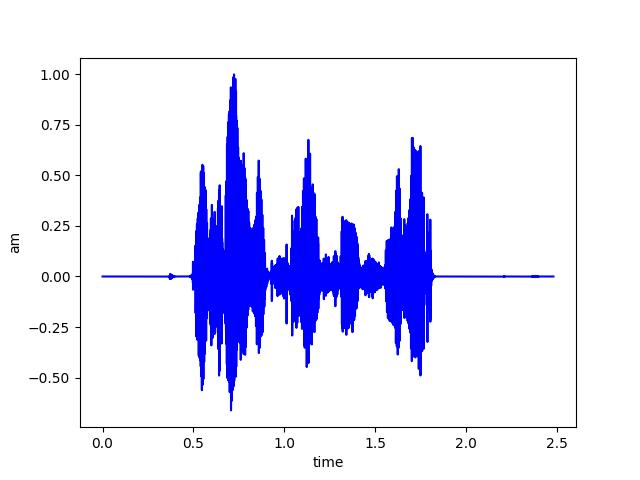
#> input picture DCT/flag.jpg, 640 x 480 px, found by its file name
$ python 'Arnold加密.py'
#> lines starting #> are read from the running program, lines starting #| are printed output that depends on the picture
import numpy as np
from PIL import Image
import matplotlib.pyplot as plt

def arnold_encode(image, shuffle_times, a, b):
    """ Arnold shuffle for rgb image
    Args:
        image: input original rgb image
        shuffle_times: how many times to shuffle
    Returns:
        Arnold encode image
    """
    # 1:创建新图像
    arnold_image = np.zeros(shape=image.shape)

    # 2：计算N
    h, w = image.shape[0], image.shape[1]
    N = h   # 或N=w

    # 3：遍历像素坐标变换
    for time in range(shuffle_times):
        for ori_x in range(h):
            for ori_y in range(w):
                # 按照公式坐标变换
                new_x = (1 * ori_x + b * ori_y) % N
                new_y = (a * ori_x + (a * b + 1) * ori_y) % N

                # 将新坐标限制在图像范围内
                new_x = int((new_x + h) % h)
                new_y = int((new_y + w) % w)

                arnold_image[new_x, new_y, :] = image[ori_x, ori_y, :]

    return arnold_image

# 指定JPG文件路径
# input_image_path = input("输入图片名：")
input_image_path = "input/flag.jpg"

# 加载图像
original_image = np.array(Image.open(input_image_path))
#> original_image is the input picture: shape (480, 640, 3); mean R, G, B 228.9, 229, 250.8

# 设置Arnold置换参数
shuffle_times = int(input("输入打乱次数："))
#> the answer given: 3
a = int(input("输入参数1："))
#> the answer given: 3
b = int(input("输入参数2："))
#> the answer given: 3

# 对图像进行Arnold置换
arnold_encoded_image = arnold_encode(original_image, shuffle_times, a, b)
#> after the loop in arnold_encode, `for time in range(shuffle_times):`:
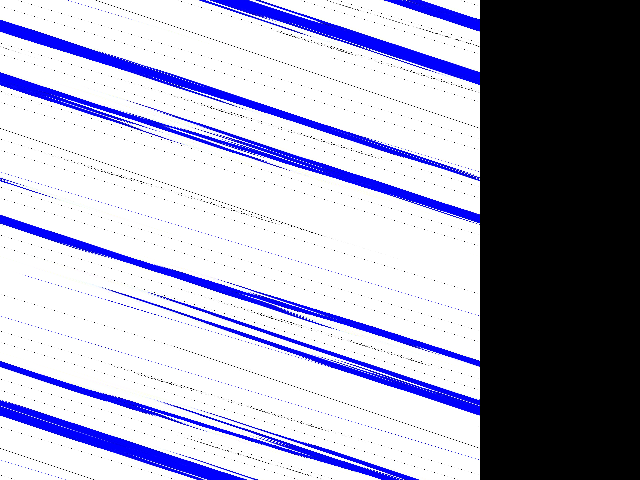
#> arnold_image: shape (480, 640, 3) float64; mean R, G, B 166.5, 166.5, 188.2

# 保存Arnold编码后的图像
# output_image_path = input("输入保存图片名：")
output_image_path = "output/Arn_flag.jpg"
Image.fromarray(arnold_encoded_image.astype(np.uint8)).save(output_image_path)

$ run again, with DCT/carrier.jpg copied over DCT/flag.jpg
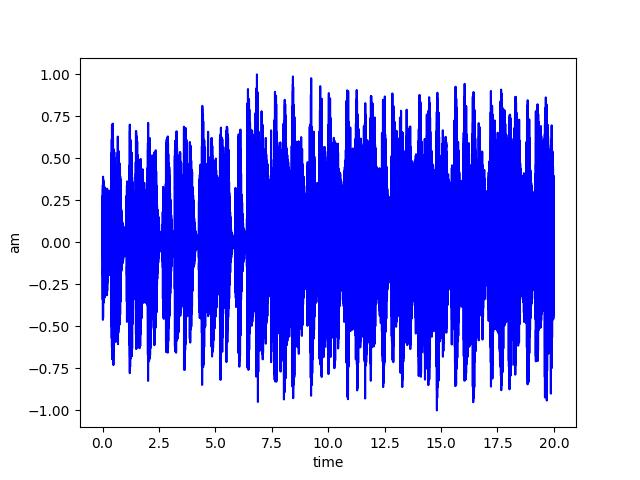
#> input picture DCT/carrier.jpg, 640 x 480 px, found by its file name
#> original_image is the input picture: shape (480, 640, 3); mean R, G, B 173.1, 173.2, 247.4
#> after the loop in arnold_encode, `for time in range(shuffle_times):`:
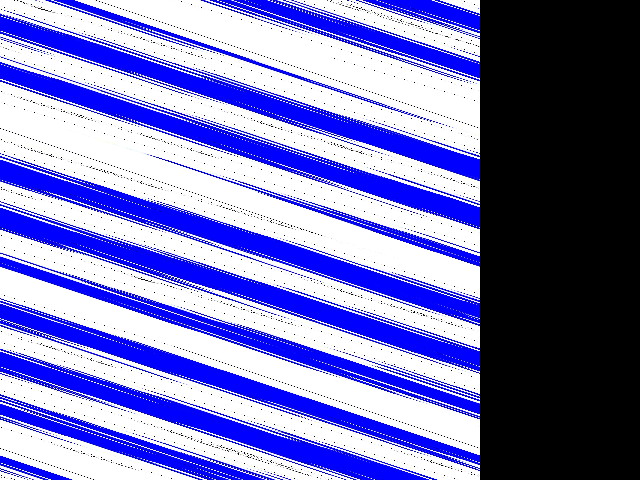
#> arnold_image: shape (480, 640, 3) float64; mean R, G, B 118.9, 119.1, 185.6
